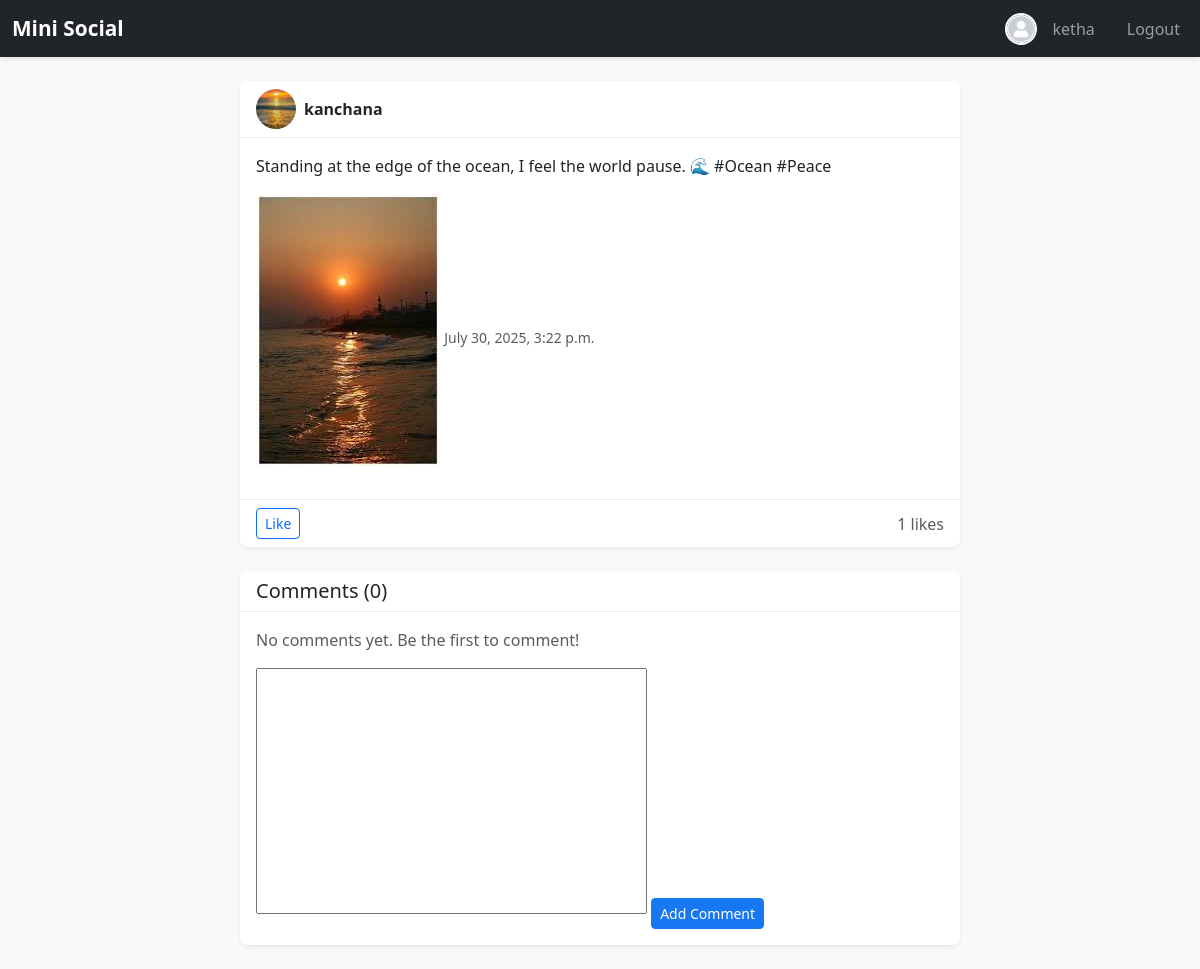
/post/12/ (signed in), run on the app's committed database.
### accounts/models.py (models this page shows, shortened)
class Profile(models.Model):
    user = models.OneToOneField(User, on_delete=models.CASCADE)
    bio = models.TextField(blank=True, null=True)
    profile_picture = models.ImageField(
        upload_to='profiles/',
        default='images/default_profile.jpg',  # ✅ Path in STATIC/MEDIA
        blank=True,
        null=True
    )

### posts/models.py (models this page shows, shortened)
class Post(models.Model):
    user = models.ForeignKey(User, on_delete=models.CASCADE)
    content = models.TextField()
    image = models.ImageField(upload_to='posts/', null=True, blank=True)
    created_at = models.DateTimeField(auto_now_add=True)

### posts/views.py (the view)
# urls.py: path('post/<int:post_id>/', views.post_detail, name='post_detail'),
@login_required
def post_detail(request, post_id):
    post = get_object_or_404(Post, id=post_id)
    comments = post.comments.all().order_by('-created_at')
    liked_post_ids = Like.objects.filter(user=request.user).values_list('post_id', flat=True)
    if request.method == 'POST':
        form = CommentForm(request.POST)
        if form.is_valid():
            comment = form.save(commit=False)
            comment.user = request.user
            comment.post = post
            comment.save()
            messages.success(request, "Your comment has been added!")
            return redirect('post_detail', post_id=post.id)
    else:
        form = CommentForm()
    return render(request, 'posts/post_detail.html', {
        'post': post,
        'form': form,
        'comments': comments,
        'liked_post_ids': liked_post_ids
    })

### posts/forms.py
class CommentForm(forms.ModelForm):
    class Meta:
        model = Comment
        fields = ['text']
        widgets = {
            'content': forms.Textarea(attrs={'rows': 2, 'placeholder': 'Write a comment...'})
        }

### templates/posts/post_detail.html (shortened to what this page needs)
{% extends 'base.html' %}
{% load static %}
{% block content %}
<div class="container mt-4">
    <div class="row justify-content-center">
        <div class="col-md-8">
            <div class="card shadow-sm mb-4 rounded-3">
                <div class="card-header bg-white d-flex justify-content-between align-items-center">
                    <div class="d-flex align-items-center">
                        {% if post.user.profile.profile_picture %}
                            <img src="{{ post.user.profile.profile_picture.url }}"
                                 class="rounded-circle me-2" width="40" height="40" style="object-fit: cover;">
                        {% else %}
                            <img src="{% static 'images/default_profile.jpg' %}"
                                 class="rounded-circle me-2" width="40" height="40" style="object-fit: cover;">
                        {% endif %}
                        <strong>{{ post.user.username }}</strong>
                    </div>
                </div>
                <div class="card-body">
                    <p>{{ post.content }}</p>
                    {% if post.image %}
                        <img src="{{ post.image.url }}" class="img-fluid rounded mb-3" style="max-height: 500px; object-fit: cover;">
                    {% endif %}
                    <small class="text-muted">{{ post.created_at }}</small>
                </div>
                <div class="card-footer bg-white d-flex justify-content-between align-items-center">
                    <form action="{% url 'toggle_like' post.id %}" method="post" class="d-inline">
                        {% if post.id in liked_post_ids %}
                            <button type="submit" class="btn btn-sm btn-danger">Unlike</button>
                        {% else %}
                            <button type="submit" class="btn btn-sm btn-outline-primary">Like</button>
                        {% endif %}
                    </form>
                    <span class="text-muted">{{ post.likes.count }} likes</span>
                </div>
            </div>
            <div class="card shadow-sm rounded-3 mb-4">
                <div class="card-header bg-white">
                    <h5 class="mb-0">Comments ({{ comments.count }})</h5>
                </div>
                <div class="card-body">
                    {% for comment in comments %}
                        <div class="d-flex justify-content-between border-bottom pb-2 mb-2">
                            <div>
                                <strong>{{ comment.user.username }}</strong>
                                <p class="mb-1">{{ comment.text }}</p>
                                <small class="text-muted">{{ comment.created_at }}</small>
                            </div>
                            {% if user == comment.user or user == post.user %}
                                <form action="{% url 'delete_comment' comment.id %}" method="post" class="d-inline"
                                      onsubmit="return confirm('Delete this comment?');">
                                    {% csrf_token %}
                                    <button type="submit" class="btn btn-sm btn-outline-danger">Delete</button>
                                </form>
                            {% endif %}
                        </div>
                    {% empty %}
                        <p class="text-muted">No comments yet. Be the first to comment!</p>
                    {% endfor %}
                    <form method="post" class="mt-3">
                        {{ form.text }}
                        <button type="submit" class="btn btn-primary btn-sm mt-2">Add Comment</button>
                    </form>
                </div>
            </div>
        </div>
    </div>
</div>
{% endblock %}

### templates/base.html (shortened to what this page needs)
{% load static %}
<!DOCTYPE html>
<html lang="en">
<head>
    <link href="https://cdn.jsdelivr.net/npm/bootstrap@5.3.0/dist/css/bootstrap.min.css" rel="stylesheet">
    <link rel="stylesheet" href="{% static 'css/styles.css' %}">
</head>
<body>
<nav class="navbar navbar-expand-lg navbar-dark bg-dark">
    <div class="container-fluid">
        <a class="navbar-brand" href="{% url 'home' %}">Mini Social</a>
        <div class="collapse navbar-collapse" id="navbarNav">
            <ul class="navbar-nav ms-auto">
                {% if user.is_authenticated %}
                    <li class="nav-item d-flex align-items-center me-3">
                        {% if user.profile.profile_picture %}
                            <img src="{{ user.profile.profile_picture.url }}"
                                 class="rounded-circle me-2" width="32" height="32" style="object-fit: cover;">
                        {% else %}
                            <img src="{% static 'images/default_profile.jpg' %}"
                                 class="rounded-circle me-2" width="32" height="32" style="object-fit: cover;">
                        {% endif %}
                        <a class="nav-link" href="{% url 'profile' user.username %}">{{ user.username }}</a>
                    </li>
                    <li class="nav-item">
                        <form method="post" action="{% url 'logout' %}" class="d-inline">
                            <button type="submit" class="btn btn-link nav-link" style="text-decoration:none;">
                                Logout
                            </button>
                        </form>
                    </li>
                {% endif %}
            </ul>
        </div>
    </div>
</nav>
<div class="container mt-4">
    {% block content %}{% endblock %}
</div>
</body>
</html>

### static/css/styles.css (style rules this page uses)
body { background-color: #f8f9fa; font-family: 'Segoe UI', Tahoma, Geneva, Verdana, sans-serif; }
a { text-decoration: none; }
.navbar { box-shadow: 0 2px 5px rgba(0, 0, 0, 0.1); }
.navbar-brand { font-weight: bold; font-size: 1.3rem; }
.navbar .rounded-circle { border: 2px solid #fff; }
.card { border-radius: 12px; overflow: hidden; border: none; box-shadow: 0 2px 6px rgba(0,0,0,0.05); }
.card-header { background-color: #fff; border-bottom: 1px solid #eee; }
.card-body p { font-size: 1rem; line-height: 1.5; }
.card img { border-radius: 10px; max-width: 100%; }
.btn-outline-primary:hover, .btn-primary { background-color: #1877f2; border-color: #1877f2; color: #fff; }
.card-footer { background-color: #fff; border-top: 1px solid #eee; }

### templates/posts/post_detail.html (style rules this page uses)
textarea { resize: none; }

### data on the page
Post: user.profile.profile_picture (picture), user.username "kanchana", content "Standing at the edge of the ocean, I feel the world pause. 🌊 #Ocean #Peace", image (picture), created_at "July 30, 2025, 3:22 p.m.", likes.count "1"

### other printed values
{{ user.username }} "ketha"
{{ comments.count }} "0"
